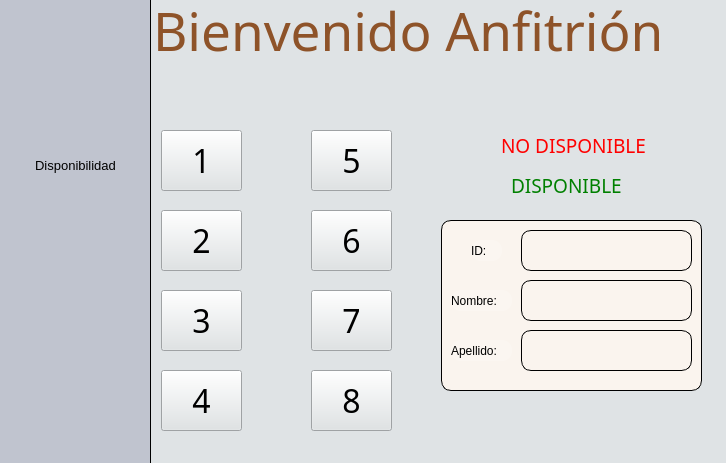
<?xml version="1.0" encoding="UTF-8"?>
<ui version="4.0">
 <class>Anfitrion</class>
 <widget class="QWidget" name="Anfitrion">
  <property name="geometry">
   <rect>
    <x>0</x>
    <y>0</y>
    <width>726</width>
    <height>463</height>
   </rect>
  </property>
  <property name="windowTitle">
   <string>Form</string>
  </property>
  <widget class="QStackedWidget" name="stackedWidget">
   <property name="geometry">
    <rect>
     <x>0</x>
     <y>0</y>
     <width>151</width>
     <height>481</height>
    </rect>
   </property>
   <property name="styleSheet">
    <string notr="true">QWidget{
background-color: #C0C4CF;
border-right: 1px solid;

}
</string>
   </property>
   <widget class="QWidget" name="Menu">
    <widget class="QLabel" name="label">
     <property name="geometry">
      <rect>
       <x>0</x>
       <y>20</y>
       <width>151</width>
       <height>81</height>
      </rect>
     </property>
     <property name="text">
      <string/>
     </property>
     <property name="pixmap">
      <pixmap resource="Img.qrc">:/img/Iconos/logosinfondo1.png</pixmap>
     </property>
     <property name="scaledContents">
      <bool>true</bool>
     </property>
    </widget>
    <widget class="QPushButton" name="salida">
     <property name="geometry">
      <rect>
       <x>0</x>
       <y>410</y>
       <width>151</width>
       <height>61</height>
      </rect>
     </property>
     <property name="styleSheet">
      <string notr="true">QPushButton
{
  border:0px solid gray;
  padding: 0 8px;
  background: yellow;
background-color: rgba(216, 223, 233,0);
}
QPushButton:hover
{
	background-color: rgb(223, 138, 19);
}</string>
     </property>
     <property name="text">
      <string/>
     </property>
     <property name="icon">
      <iconset resource="Img.qrc">
       <normaloff>:/img/Iconos/salida.png</normaloff>:/img/Iconos/salida.png</iconset>
     </property>
     <property name="iconSize">
      <size>
       <width>30</width>
       <height>30</height>
      </size>
     </property>
    </widget>
    <widget class="QPushButton" name="Disponibilidad_Mesas">
     <property name="geometry">
      <rect>
       <x>0</x>
       <y>140</y>
       <width>151</width>
       <height>51</height>
      </rect>
     </property>
     <property name="font">
      <font>
       <pointsize>10</pointsize>
      </font>
     </property>
     <property name="styleSheet">
      <string notr="true">QPushButton
{
  border:0px solid gray;
  padding: 0 8px;
  background: yellow;
background-color: rgba(216, 223, 233,0);
}
QPushButton:hover
{
	background-color: rgb(223, 138, 19);
}</string>
     </property>
     <property name="text">
      <string>Disponibilidad</string>
     </property>
     <property name="icon">
      <iconset resource="Img.qrc">
       <normaloff>:/img/Iconos/reserva-de-mesa.png</normaloff>:/img/Iconos/reserva-de-mesa.png</iconset>
     </property>
     <property name="iconSize">
      <size>
       <width>30</width>
       <height>30</height>
      </size>
     </property>
    </widget>
   </widget>
   <widget class="QWidget" name="page_2"/>
  </widget>
  <widget class="QStackedWidget" name="stackedWidget_2">
   <property name="geometry">
    <rect>
     <x>151</x>
     <y>0</y>
     <width>601</width>
     <height>481</height>
    </rect>
   </property>
   <property name="styleSheet">
    <string notr="true">QWidget{
background-color: #DFE3E5;
border-right: 1px solid;

}</string>
   </property>
   <widget class="QWidget" name="Inicio_Anfitrion">
    <widget class="QLabel" name="label_2">
     <property name="geometry">
      <rect>
       <x>420</x>
       <y>330</y>
       <width>251</width>
       <height>161</height>
      </rect>
     </property>
     <property name="text">
      <string/>
     </property>
     <property name="pixmap">
      <pixmap resource="Img.qrc">:/img/Iconos/platillos-png.png</pixmap>
     </property>
     <property name="scaledContents">
      <bool>true</bool>
     </property>
    </widget>
    <widget class="QLabel" name="label_3">
     <property name="geometry">
      <rect>
       <x>2</x>
       <y>0</y>
       <width>581</width>
       <height>61</height>
      </rect>
     </property>
     <property name="font">
      <font>
       <family>SuckerPunch</family>
       <pointsize>40</pointsize>
      </font>
     </property>
     <property name="styleSheet">
      <string notr="true">color:#8E5329;</string>
     </property>
     <property name="text">
      <string>Bienvenido Anfitrión</string>
     </property>
     <property name="textFormat">
      <enum>Qt::AutoText</enum>
     </property>
    </widget>
    <widget class="QPushButton" name="Mesa_1">
     <property name="geometry">
      <rect>
       <x>10</x>
       <y>130</y>
       <width>81</width>
       <height>61</height>
      </rect>
     </property>
     <property name="font">
      <font>
       <family>CreativeBlock BB</family>
       <pointsize>24</pointsize>
      </font>
     </property>
     <property name="text">
      <string>1</string>
     </property>
     <property name="icon">
      <iconset resource="Img.qrc">
       <normaloff>:/img/Iconos/mesa.png</normaloff>:/img/Iconos/mesa.png</iconset>
     </property>
     <property name="iconSize">
      <size>
       <width>50</width>
       <height>50</height>
      </size>
     </property>
    </widget>
    <widget class="QPushButton" name="Mesa_2">
     <property name="geometry">
      <rect>
       <x>10</x>
       <y>210</y>
       <width>81</width>
       <height>61</height>
      </rect>
     </property>
     <property name="font">
      <font>
       <family>CreativeBlock BB</family>
       <pointsize>24</pointsize>
      </font>
     </property>
     <property name="text">
      <string>2</string>
     </property>
     <property name="icon">
      <iconset resource="Img.qrc">
       <normaloff>:/img/Iconos/mesa.png</normaloff>:/img/Iconos/mesa.png</iconset>
     </property>
     <property name="iconSize">
      <size>
       <width>50</width>
       <height>50</height>
      </size>
     </property>
    </widget>
    <widget class="QPushButton" name="Mesa_3">
     <property name="geometry">
      <rect>
       <x>10</x>
       <y>290</y>
       <width>81</width>
       <height>61</height>
      </rect>
     </property>
     <property name="font">
      <font>
       <family>CreativeBlock BB</family>
       <pointsize>24</pointsize>
      </font>
     </property>
     <property name="text">
      <string>3</string>
     </property>
     <property name="icon">
      <iconset resource="Img.qrc">
       <normaloff>:/img/Iconos/mesa.png</normaloff>:/img/Iconos/mesa.png</iconset>
     </property>
     <property name="iconSize">
      <size>
       <width>50</width>
       <height>50</height>
      </size>
     </property>
    </widget>
    <widget class="QPushButton" name="Mesa_6">
     <property name="geometry">
      <rect>
       <x>160</x>
       <y>210</y>
       <width>81</width>
       <height>61</height>
      </rect>
     </property>
     <property name="font">
      <font>
       <family>CreativeBlock BB</family>
       <pointsize>24</pointsize>
      </font>
     </property>
     <property name="text">
      <string>6</string>
     </property>
     <property name="icon">
      <iconset resource="Img.qrc">
       <normaloff>:/img/Iconos/mesa.png</normaloff>:/img/Iconos/mesa.png</iconset>
     </property>
     <property name="iconSize">
      <size>
       <width>50</width>
       <height>50</height>
      </size>
     </property>
    </widget>
    <widget class="QPushButton" name="Mesa_5">
     <property name="geometry">
      <rect>
       <x>160</x>
       <y>130</y>
       <width>81</width>
       <height>61</height>
      </rect>
     </property>
     <property name="font">
      <font>
       <family>CreativeBlock BB</family>
       <pointsize>24</pointsize>
      </font>
     </property>
     <property name="text">
      <string>5</string>
     </property>
     <property name="icon">
      <iconset resource="Img.qrc">
       <normaloff>:/img/Iconos/mesa.png</normaloff>:/img/Iconos/mesa.png</iconset>
     </property>
     <property name="iconSize">
      <size>
       <width>50</width>
       <height>50</height>
      </size>
     </property>
    </widget>
    <widget class="QPushButton" name="Mesa_4">
     <property name="geometry">
      <rect>
       <x>10</x>
       <y>370</y>
       <width>81</width>
       <height>61</height>
      </rect>
     </property>
     <property name="font">
      <font>
       <family>CreativeBlock BB</family>
       <pointsize>24</pointsize>
      </font>
     </property>
     <property name="text">
      <string>4</string>
     </property>
     <property name="icon">
      <iconset resource="Img.qrc">
       <normaloff>:/img/Iconos/mesa.png</normaloff>:/img/Iconos/mesa.png</iconset>
     </property>
     <property name="iconSize">
      <size>
       <width>50</width>
       <height>50</height>
      </size>
     </property>
    </widget>
    <widget class="QPushButton" name="Mesa_8">
     <property name="geometry">
      <rect>
       <x>160</x>
       <y>370</y>
       <width>81</width>
       <height>61</height>
      </rect>
     </property>
     <property name="font">
      <font>
       <family>CreativeBlock BB</family>
       <pointsize>24</pointsize>
      </font>
     </property>
     <property name="text">
      <string>8</string>
     </property>
     <property name="icon">
      <iconset resource="Img.qrc">
       <normaloff>:/img/Iconos/mesa.png</normaloff>:/img/Iconos/mesa.png</iconset>
     </property>
     <property name="iconSize">
      <size>
       <width>50</width>
       <height>50</height>
      </size>
     </property>
    </widget>
    <widget class="QPushButton" name="Mesa_7">
     <property name="geometry">
      <rect>
       <x>160</x>
       <y>290</y>
       <width>81</width>
       <height>61</height>
      </rect>
     </property>
     <property name="font">
      <font>
       <family>CreativeBlock BB</family>
       <pointsize>24</pointsize>
      </font>
     </property>
     <property name="text">
      <string>7</string>
     </property>
     <property name="icon">
      <iconset resource="Img.qrc">
       <normaloff>:/img/Iconos/mesa.png</normaloff>:/img/Iconos/mesa.png</iconset>
     </property>
     <property name="iconSize">
      <size>
       <width>50</width>
       <height>50</height>
      </size>
     </property>
    </widget>
    <widget class="QLabel" name="label_4">
     <property name="geometry">
      <rect>
       <x>350</x>
       <y>120</y>
       <width>271</width>
       <height>51</height>
      </rect>
     </property>
     <property name="font">
      <font>
       <family>augie</family>
       <pointsize>14</pointsize>
      </font>
     </property>
     <property name="styleSheet">
      <string notr="true">color: #FF0000;</string>
     </property>
     <property name="text">
      <string>NO DISPONIBLE</string>
     </property>
    </widget>
    <widget class="QLabel" name="label_5">
     <property name="geometry">
      <rect>
       <x>360</x>
       <y>160</y>
       <width>241</width>
       <height>51</height>
      </rect>
     </property>
     <property name="font">
      <font>
       <family>augie</family>
       <pointsize>14</pointsize>
      </font>
     </property>
     <property name="styleSheet">
      <string notr="true">color: #008000;</string>
     </property>
     <property name="text">
      <string>DISPONIBLE</string>
     </property>
    </widget>
    <widget class="QWidget" name="widget" native="true">
     <property name="geometry">
      <rect>
       <x>290</x>
       <y>220</y>
       <width>261</width>
       <height>171</height>
      </rect>
     </property>
     <property name="styleSheet">
      <string notr="true">QWidget{
background-color: rgba(255, 255, 255, 10);
border: 1px solid; 
border-radius: 10px;
background-color: #faf4ee;
}</string>
     </property>
     <widget class="QLineEdit" name="lineEdit">
      <property name="geometry">
       <rect>
        <x>80</x>
        <y>10</y>
        <width>171</width>
        <height>41</height>
       </rect>
      </property>
      <property name="alignment">
       <set>Qt::AlignCenter</set>
      </property>
     </widget>
     <widget class="QLabel" name="label_14">
      <property name="geometry">
       <rect>
        <x>30</x>
        <y>20</y>
        <width>31</width>
        <height>21</height>
       </rect>
      </property>
      <property name="styleSheet">
       <string notr="true">QLabel{
font:13pt  &quot;CaviarDreams_BoldItalic&quot;;
background-color: rgba(255, 255, 255,50);
border: none; 
border-radius: 10px;
color:black;
}
</string>
      </property>
      <property name="text">
       <string>ID:</string>
      </property>
     </widget>
     <widget class="QLineEdit" name="lineEdit_2">
      <property name="geometry">
       <rect>
        <x>80</x>
        <y>60</y>
        <width>171</width>
        <height>41</height>
       </rect>
      </property>
      <property name="text">
       <string/>
      </property>
      <property name="alignment">
       <set>Qt::AlignCenter</set>
      </property>
     </widget>
     <widget class="QLabel" name="label_15">
      <property name="geometry">
       <rect>
        <x>10</x>
        <y>70</y>
        <width>61</width>
        <height>21</height>
       </rect>
      </property>
      <property name="styleSheet">
       <string notr="true">QLabel{
font:13pt  &quot;CaviarDreams_BoldItalic&quot;;
background-color: rgba(255, 255, 255,50);
border: none; 
border-radius: 10px;
color:black;
}
</string>
      </property>
      <property name="text">
       <string>Nombre:</string>
      </property>
     </widget>
     <widget class="QLabel" name="label_16">
      <property name="geometry">
       <rect>
        <x>10</x>
        <y>120</y>
        <width>61</width>
        <height>21</height>
       </rect>
      </property>
      <property name="styleSheet">
       <string notr="true">QLabel{
font:13pt  &quot;CaviarDreams_BoldItalic&quot;;
background-color: rgba(255, 255, 255,50);
border: none; 
border-radius: 10px;
color:black;
}
</string>
      </property>
      <property name="text">
       <string>Apellido:</string>
      </property>
     </widget>
     <widget class="QLineEdit" name="lineEdit_3">
      <property name="geometry">
       <rect>
        <x>80</x>
        <y>110</y>
        <width>171</width>
        <height>41</height>
       </rect>
      </property>
      <property name="text">
       <string/>
      </property>
      <property name="alignment">
       <set>Qt::AlignCenter</set>
      </property>
     </widget>
    </widget>
   </widget>
   <widget class="QWidget" name="Mesas_Disponibles"/>
  </widget>
 </widget>
 <resources>
  <include location="Img.qrc"/>
 </resources>
 <connections/>
</ui>
